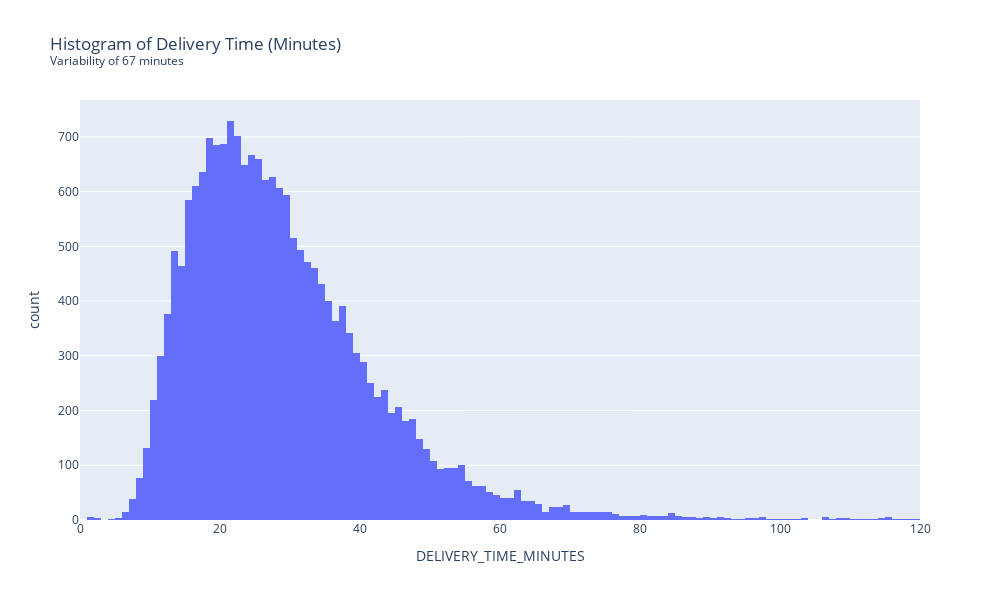

Notebook cell for this chart:
### Code cell
fig = px.histogram(data, x='DELIVERY_TIME_MINUTES', title='Histogram of Delivery Time (Minutes)<br><sup>Variability of 67 minutes</sup>', nbins=int(data['DELIVERY_TIME_MINUTES'].max() - data['DELIVERY_TIME_MINUTES'].min() + 1))
fig.update_layout(xaxis=dict(range=[0, 120]))
fig.update_layout(width=1000, height=600)
fig.show()

### Figure 1 — Plotly figure (JSON) as saved in the notebook; plotly's stock layout.template omitted (floating-point values rounded to 4 significant figures; data arrays with more than 128 entries replaced by an {"elided": "..."} marker saying what was removed)
{"data": [{"alignmentgroup": "True", "bingroup": "x", "hovertemplate": "DELIVERY_TIME_MINUTES=%{x}<br>count=%{y}<extra></extra>", "legendgroup": "", "marker": {"color": "#636efa", "pattern": {"shape": ""}}, "name": "", "nbinsx": 8510, "offsetgroup": "", "orientation": "v", "showlegend": false, "type": "histogram", "x": {"elided": "20000 float values"}, "xaxis": "x", "yaxis": "y"}], "layout": {"barmode": "relative", "height": 600, "legend": {"tracegroupgap": 0}, "title": {"text": "Histogram of Delivery Time (Minutes)<br><sup>Variability of 67 minutes</sup>"}, "width": 1000, "xaxis": {"anchor": "y", "domain": [0, 1], "range": [0, 120], "title": {"text": "DELIVERY_TIME_MINUTES"}}, "yaxis": {"anchor": "x", "domain": [0, 1], "title": {"text": "count"}}}}
